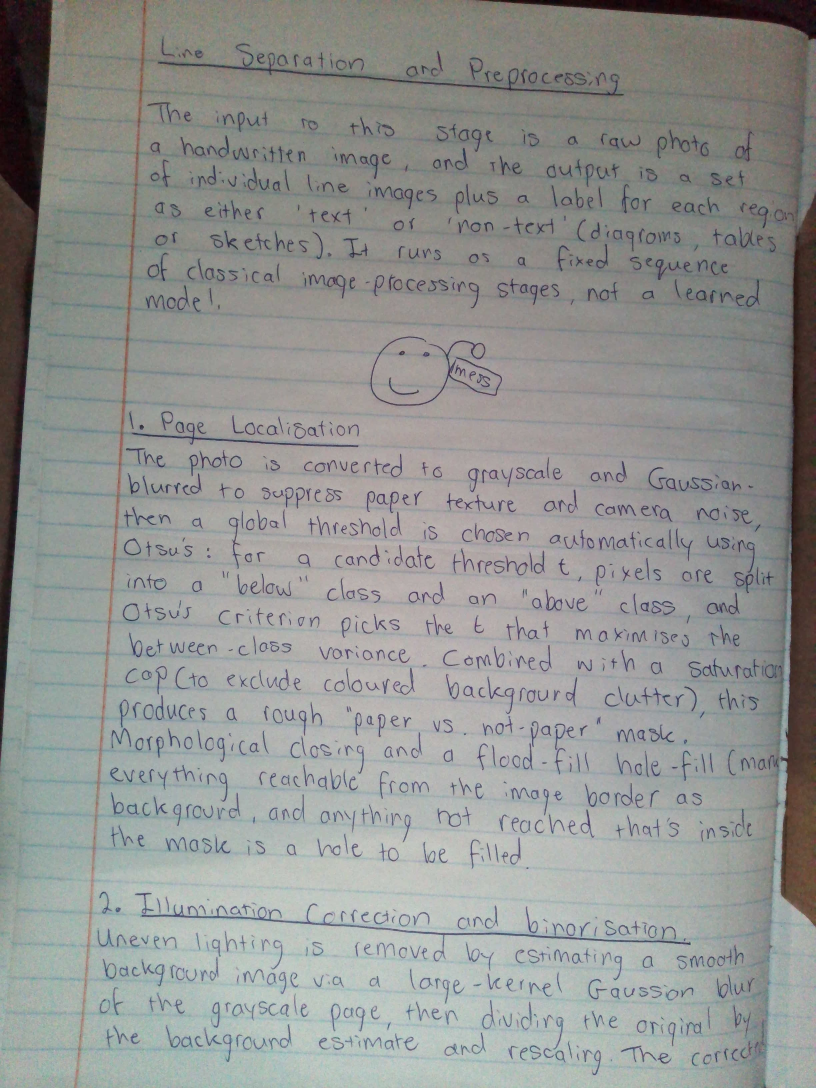
#> input picture Software/CNN/MyHandwriting/pages/page1.jpg, 2448 x 3264 px (shown at 1/3 size)
$ python -i ExtractIAMLines.py   (imports and definitions only)
#> lines starting #> are read from the running program, lines starting #| are printed output that depends on the picture; after the words box and inside, x2 and y2 are one past the last pixel; in counts of white or black regions, pixels touching at a corner belong together
### Software/CleanPipeline/MyImage.py
#u23539195 Dylan Braune.  my own image geometry code, written for this
#project.  this is NOT a library, every function here is hand written
#
#why this file exists
#reading and writing png files is file i/o and stays with pil, but every
#operation that CHANGES pixel values is part of the design.  resizing a crop,
#rotating a page level, warping a training image, blurring a stroke and
#drawing the synthesised ink are all things the networks are then judged on,
#so they are written here instead of called from a library
#
#why not just take the nearest source pixel when resizing
#line crops are nearly always SHRUNK on the way to the 64x640 classifier
#input, a crop is about 130 px tall.  point sampling a shrink skips whole
#rows, so a one pixel pen stroke that falls between two sample positions
#vanishes and thin strokes break up.  the fix is standard, the filter must
#get WIDER as the image gets smaller so every input pixel lands in some
#output window.  that is what filterScale does below, it turns the filter
#into an area average when shrinking and plain linear interpolation when
#growing
import numpy as np


#--- shared bilinear sampler ---------------------------------------------
#takes a float source position per output pixel and reads the source with
#bilinear interpolation.  used by Rotate and Warp so the sampling is written
#once and both cannot drift apart
#
#bilinear means blend the 4 pixels around the source point
#  top = p00*(1-fx) + p01*fx
#  bot = p10*(1-fx) + p11*fx
#  out = top*(1-fy) + bot*fy
#where fx fy are the fractional parts of the source position
#edge tells it what counts as "still on the image"
#  'area'   pixel i covers i-0.5 to i+0.5 so the image spans -0.5 to w-0.5
#           and a point at x = -0.3 still reads the edge pixel.  used by
#           Rotate, where the whole page is valid content and a half pixel
#           strip of fill along the top would be wrong
#  'centre' the point must land between the first and last pixel CENTRE.
#           used by Warp, where a shear pushes part of the canvas off the
#           image and that part must come back as fill, not as a smeared
#           copy of the last row
# [27 lines left out: functions _SampleBilinear, _AsInput, not called in this run]


#--- separable resampling -------------------------------------------------
#one output pixel is a weighted sum of a run of input pixels.  both axes use
#the same 1-d construction so the weights are built once per axis as an
#(outSize,inSize) matrix and applied with two matrix multiplies

#triangle or linear kernel, full weight at the centre falling to zero one
#filter width away.  w(t) = 1-|t| for |t|<1 else 0
def _Triangle(t):
    a = np.abs(t)
    return np.where(a<1.0,1.0-a,0.0)


#box kernel, equal weight across the window and zero outside.  cheaper and
#sharper than the triangle when halving by an exact integer factor
def _Box(t):
    return np.where(np.abs(t)<=0.5,1.0,0.0)


_KERNELS = {'linear': (_Triangle,1.0), 'box': (_Box,0.5)}


#weights mapping inSize input samples to outSize output samples.
#centre of output pixel i sits at (i+0.5)*scale in input coordinates, and
#the window round it is `support` wide.  support is widened by the reduction
#factor so a shrink averages instead of skipping
def _ResampleWeights(inSize,outSize,kernel):
    fn,support = _KERNELS[kernel]
    scale = inSize/float(outSize)
    #only widen when shrinking, scale>1 means shrinking
    filterScale = max(1.0,scale)
    support = support*filterScale
    centres = (np.arange(outSize)+0.5)*scale
    #widest window any output pixel needs, so all the weights fit one array
    half = int(np.ceil(support))+1
    offs = np.arange(-half,half+1)
    cols = np.floor(centres)[:,None]+offs[None,:]
    #distance from the window centre measured in filter widths
    t = (cols+0.5-centres[:,None])/filterScale
    w = fn(t)
    #clamp to the edge instead of letting the window run off the image.  an
    #edge pixel's weight is folded onto the nearest real column which keeps
    #each row summing to 1 and stops a dark border appearing on a padded crop
    colsClamped = np.clip(cols,0,inSize-1).astype(np.int64)
    out = np.zeros((outSize,inSize),np.float64)
    #add.at because several offsets can clamp onto the SAME column at an
    #edge and their weights must add up, a plain assignment would keep only
    #the last one and darken the border
    np.add.at(out,(np.repeat(np.arange(outSize),cols.shape[1]),
                   colsClamped.ravel()),w.ravel())
    tot = out.sum(axis=1,keepdims=True)
    return out/np.where(tot>0,tot,1.0)


#resample a 2-d (H,W) or 3-d (H,W,C) array to (newH,newW).
#kernel 'linear' for general scaling, 'box' for an exact integer shrink
def Resize(arr,newW,newH,kernel='linear'):
    a = np.asarray(arr)
    newW,newH = max(1,int(newW)),max(1,int(newH))
    h,w = a.shape[0],a.shape[1]
    if h==newH and w==newW:
        return a.copy()
    #nearest just picks the closest source pixel, no blending.  needed where
    #the values are LABELS and not brightness: the ownership map holds a
    #line index per pixel, and averaging index 3 and index 4 would give 3.5
    #which is a line that does not exist
    if kernel=='nearest':
        srcY = np.clip(((np.arange(newH)+0.5)*(h/float(newH))).astype(np.int64),0,h-1)
        srcX = np.clip(((np.arange(newW)+0.5)*(w/float(newW))).astype(np.int64),0,w-1)
        return a[srcY[:,None],srcX[None,:]]
    f = a.astype(np.float64)
    #rows first then columns, the two passes are independent so the order
    #does not matter to the result
    if newH!=h:
        f = np.tensordot(_ResampleWeights(h,newH,kernel),f,axes=([1],[0]))
    if newW!=w:
        f = np.tensordot(f,_ResampleWeights(w,newW,kernel).T,
                         axes=([1],[0]) if f.ndim==2 else ([1],[0]))
        if f.ndim==3:
            #tensordot leaves the width axis at the end for a 3-d array so
            #put it back in the middle, shape goes (H,C,W) -> (H,W,C)
            f = np.moveaxis(f,-1,1)
    if np.issubdtype(a.dtype,np.integer):
        info = np.iinfo(a.dtype)
        return np.clip(np.rint(f),info.min,info.max).astype(a.dtype)
    return f.astype(a.dtype)


#halve both axes by exact box averaging, which is what the page reduction
#wants.  kept separate from Resize only so the call site reads clearly
def Halve(arr):
    a = np.asarray(arr)
    return Resize(a,a.shape[1]//2,a.shape[0]//2,'box')


#--- fixed canvas fit -----------------------------------------------------
#scales a line crop by ONE factor on both axes, never squashed unevenly
#because that distorts stroke proportions, then lays it on a padded canvas
#left aligned and vertically centred.  this is the exact geometry every
#classifier in this project was trained with so it must not change
# [160 lines left out: functions FitFixedCanvas, Rotate, Warp, Blur, DrawPolyline, not called in this run]

### Software/CleanPipeline/ExtractIAMLines.py
#segments a scanned IAM sentence-database page into per-line crops. real
#per-line labels always come from ReadLabelLines's hand-verified transcript,
#matched to crops by count -- also supports personal (non-IAM) ruled-paper
#pages via isDataset=False, which skips the IAM-specific header/footer
#detection and switches to a periodicity-based line splitter instead of a
#blank-gap one
import os
import glob
import re
import numpy as np
import MyImage
from PIL import Image,ImageDraw
from scipy.signal import find_peaks


#otsu's method: the threshold that maximises between-class variance
def OtsuThreshold(grayImg):
    hist,_ = np.histogram(grayImg,bins=256,range=(0,256))
    total = grayImg.size
    currentMax,bestThresh,sumB,sum1,wB = 0,0,0,np.dot(np.arange(256),hist),0

    for t in range(256):
        wB+=hist[t]
        if wB==0: continue
        wF = total-wB
        if wF==0: break
        sumB+=t*hist[t]
        mB = sumB/wB
        mF = (sum1-sumB)/wF
        varBetween = wB*wF*((mB-mF)**2)
        if varBetween>currentMax:
            currentMax = varBetween
            bestThresh = t

    return (grayImg<bestThresh).astype(np.uint8)*255


#small helper for detecting straight printed divider lines
def LongestRun(boolRow):
    inkCols = np.where(boolRow)[0]
    if len(inkCols)==0:
        return 0
    gaps = np.where(np.diff(inkCols)>1)[0]
    starts = np.concatenate(([0],gaps+1))
    ends = np.concatenate((gaps,[len(inkCols)-1]))
    return int(np.max(inkCols[ends]-inkCols[starts]+1))


#groups nearby row indices (within maxGap) into single cluster centres
def ClusterRows(rows,maxGap=5):
    if not rows:
        return []

    clusters,currGroup = [],[rows[0]]
    for i in range(1,len(rows)):
        if rows[i]<=rows[i-1]+maxGap:
            currGroup.append(rows[i])
        else:
            clusters.append(int(np.mean(currGroup)))
            currGroup = [rows[i]]
    clusters.append(int(np.mean(currGroup)))
    return clusters


#rows containing a long, mostly-solid horizontal run: printed rule lines,
#using raw grayscale (less noisy than the binary mask) when available
def FindRuleLineClusters(binaryImg,rawGrayscaleArray=None):
    h,w = binaryImg.shape
    ruleRows = []

    lineSource = rawGrayscaleArray if rawGrayscaleArray is not None else binaryImg
    for r in range(h):
        if rawGrayscaleArray is not None:
            row = lineSource[r,:]<225
        else:
            row = lineSource[r,:]>0

        if not np.any(row): continue
        if LongestRun(row)>w*0.25 and np.sum(row)>w*0.10:
            ruleRows.append(r)

    if not ruleRows:
        return []

    return ClusterRows(ruleRows,maxGap=8)


#finds the handwriting region's top/bottom rule lines: the lowest detected
#rule in the upper part of the page and the highest one in the lower part,
#with a fixed-percentage guess if no rule is found there
def DetectPageBounds(binaryImg,rawGrayscaleArray=None):
    h,_w = binaryImg.shape
    clusters = FindRuleLineClusters(binaryImg,rawGrayscaleArray)

    topCandidates = [c for c in clusters if h*0.12<c<h*0.40]
    botCandidates = [c for c in clusters if h*0.55<c<h*0.92]

    topY = topCandidates[-1]+8 if topCandidates else int(h*0.12)
    botY = botCandidates[0]-8 if botCandidates else int(h*0.80)
    return topY,botY


#reads a page's per-line hand-verified transcript. labelPath defaults to
#the image's own "<stem>_labels.txt" sibling; pass it explicitly for a
#dataset that keeps images/labels in separate Pages/Labels folders
# [11 lines left out: function ReadLabelLines, not called in this run]


#blanks out any long straight printed rule left inside the writing region
def RemoveStraightFormLines(hwRegion):
    cleaned = hwRegion.copy()
    regionH,regionW = cleaned.shape

    for r in range(regionH):
        row = cleaned[r,:]>0
        if LongestRun(row)>regionW*0.25 and np.sum(row)>regionW*0.10:
            cleaned[max(0,r-2):min(regionH,r+3),:] = 0

    return cleaned


#merges a tiny detected "line" (descender tail, stray mark -- reliably
#distinguishable from a real line by height alone) into its closer neighbor
def MergeUndersizedFragments(lines,minRelativeHeight=0.4):
    if len(lines)<=1:
        return lines

    heights = [e-s for s,e in lines]
    medianHeight = sorted(heights)[len(heights)//2]
    threshold = medianHeight*minRelativeHeight

    merged = list(lines)
    changed = True
    while changed and len(merged)>1:
        changed = False
        for i,(s,e) in enumerate(merged):
            if (e-s)>=threshold:
                continue
            if i==0:
                neighbor = 1
            elif i==len(merged)-1:
                neighbor = i-1
            else:
                gapPrev = merged[i][0]-merged[i-1][1]
                gapNext = merged[i+1][0]-merged[i][1]
                neighbor = i-1 if gapPrev<=gapNext else i+1

            lo,hi = min(i,neighbor),max(i,neighbor)
            combined = (min(merged[lo][0],merged[hi][0]),max(merged[lo][1],merged[hi][1]))
            merged = merged[:lo]+[combined]+merged[hi+1:]
            changed = True
            break

    return merged


#merges the cheapest-gap pair of lines down to expectedLineCount, or
#splits the tallest line (at its thinnest-ink row) up to it
def MergeOrSplitToExpectedLineCount(lines,rowInkCount,expectedLineCount):
    if expectedLineCount is None or expectedLineCount<=0 or len(lines)==0:
        return lines

    adjusted = list(lines)

    while len(adjusted)>expectedLineCount:
        gapScores = []
        for i in range(len(adjusted)-1):
            prevS,prevE = adjusted[i]
            currS,currE = adjusted[i+1]
            gap = currS-prevE
            gapInk = np.mean(rowInkCount[prevE:currS]) if currS>prevE else 0
            gapScores.append((gap+gapInk,i))

        _,mergeIdx = min(gapScores)
        adjusted[mergeIdx] = (adjusted[mergeIdx][0],adjusted[mergeIdx+1][1])
        del adjusted[mergeIdx+1]

    while len(adjusted)<expectedLineCount:
        splittable = [(e-s,i,s,e) for i,(s,e) in enumerate(adjusted) if (e-s)>=42]
        if not splittable:
            break

        _,splitIdx,s,e = max(splittable)
        lo,hi = s+18,e-18
        if hi>lo:
            splitY = lo+int(np.argmin(rowInkCount[lo:hi]))
        else:
            splitY = (s+e)//2
        adjusted[splitIdx:splitIdx+1] = [(s,splitY),(splitY,e)]

    return adjusted


#estimates the dominant line-to-line spacing via autocorrelation of the
#smoothed row-ink profile, for the periodicity-based splitter below
# [40 lines left out: functions EstimateLinePitch, SplitLinesByPeriodicity, not called in this run]


#full page-to-line-crops pipeline, the main entry point for this file.
#isDataset=True (default) assumes the IAM form layout (printed prompt box
#bounded by rule lines, so the writing region is fenced by them);
#isDataset=False is for a personal non-IAM page (no printed prompt box) --
#skips that header/footer detection entirely (it actively misfires on
#ordinary ruled paper) and uses almost the whole page, splitting lines by
#periodicity instead. per-line label text comes from labelLines, the
#hand-verified transcript, matched to the detected crops by index
def ExtractLinePatches(imgPath,targetHeight=32,maxWidth=1024,expectedLineCount=None,labelLines=None,
                        isDataset=True):
#> called with imgPath = '../CNN/MyHandwriting/pages/page1.jpg', targetHeight = 32, maxWidth = 1024, isDataset = True
    rawImage = Image.open(imgPath)
#> rawImage is the input picture: PIL image 2448x3264 RGB; mean R, G, B 146.2, 148.1, 145.7
    RawGrayscaleArray = np.array(rawImage.convert('L'))
    h,w = RawGrayscaleArray.shape

    BinaryInvertedImage = OtsuThreshold(RawGrayscaleArray)
#> in OtsuThreshold, `hist,_ = np.histogram(grayImg,bins=256,range=(0,256))`: hist = 256 values, max 158267 at index 139, min 0 at index 0, mean 31212
#> in OtsuThreshold, `currentMax,bestThresh,sumB,sum1,wB = 0,0,0,np.dot(np.arange(256),hist),0`: currentMax = 0; sum1 = 1176593724; wB = 0
#> the loop in OtsuThreshold, `for t in range(256):` made 234 passes
#> (wB, wF, sumB, mB, mF, currentMax) on passes 4 to 11: (12, 7990260, 36, 3, 147.3, 2e+12), (68, 7990204, 260, 3.82, 147.3, 1.12e+13), (186, 7990086, 850, 4.57, 147.3, 3.03e+13), (373, 7989899, 1972, 5.29, 147.3, 6.01e+13), (802, 7989470, 4975, 6.2, 147.3, 1.28e+14), (1407, 7988865, 9815, 6.98, 147.3, 2.21e+14), (3043, 7987229, 24539, 8.06, 147.3, 4.71e+14), (5021, 7985251, 44319, 8.83, 147.3, 7.69e+14)
#> after the loop in OtsuThreshold, `for t in range(256):`: bestThresh = 111; currentMax = 4.58e+16; sumB = 1176593491; wB = 7990272
#> in OtsuThreshold, `return (grayImg<bestThresh).astype(np.uint8)*255`:
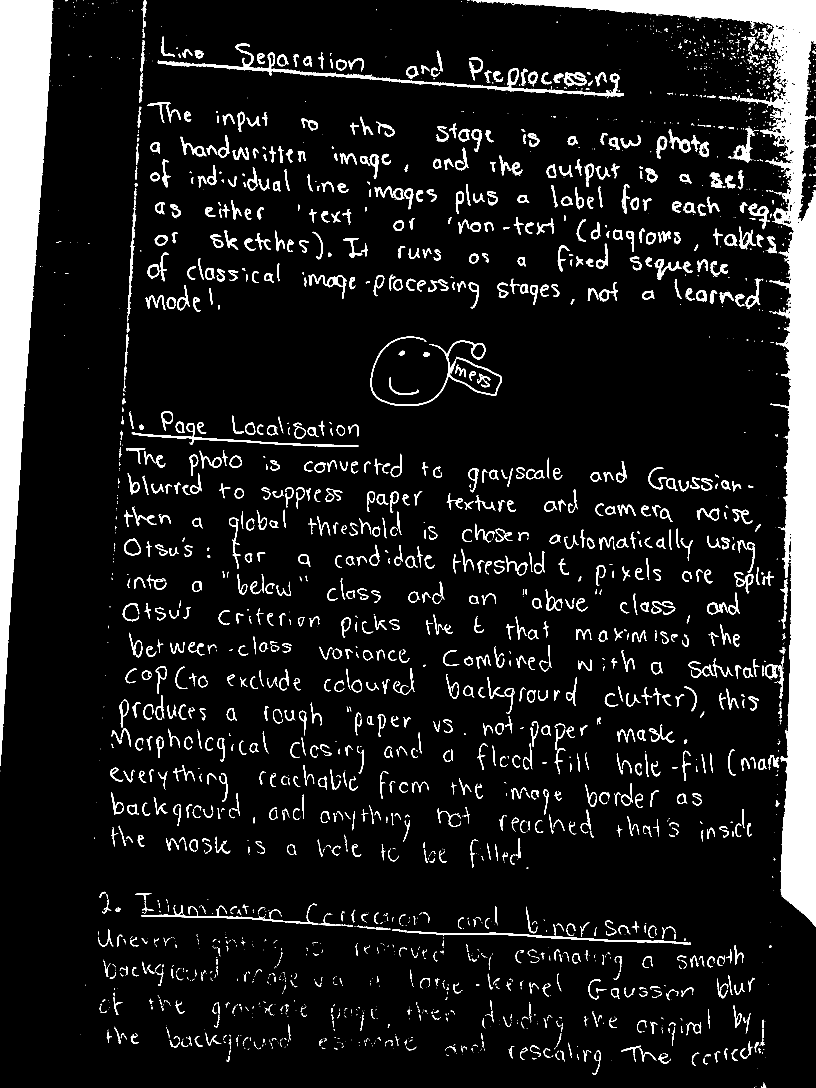
#> returned value: shape (3264, 2448) (shown at 1/3 size); 9.7% white; 3390 white regions (2016 under 20 px), largest, box (x1, y1, x2, y2) and area: (1418, 0, 2448, 2780) 264196, (0, 0, 160, 2298) 183997, (473, 130, 1872, 295) 13039

    if not isDataset:
        #no IAM-style printed prompt box to bound against -- use almost the
        #whole page, trimming a small margin for scan/photo edge artifacts
        margin = int(h*0.01)
        topY,botY = margin,h-margin
    else:
        topY,botY = DetectPageBounds(BinaryInvertedImage,RawGrayscaleArray)
#> the loop in FindRuleLineClusters, `for r in range(h):` made 3264 passes
#> (starts in LongestRun, ends in LongestRun) on pass 1: ([0], [2447])

    #handwriting extraction starts this many px below topY, a hard buffer
    #so a rule-line detection off by a few px can't pull header pixels into
    #a line crop (at the negligible cost of a sliver off the true first line)
    HANDWRITING_TOP_MARGIN = 15
    handwritingStartY = min(botY,topY+HANDWRITING_TOP_MARGIN)

    hwRegion = BinaryInvertedImage[handwritingStartY:botY,:].copy()
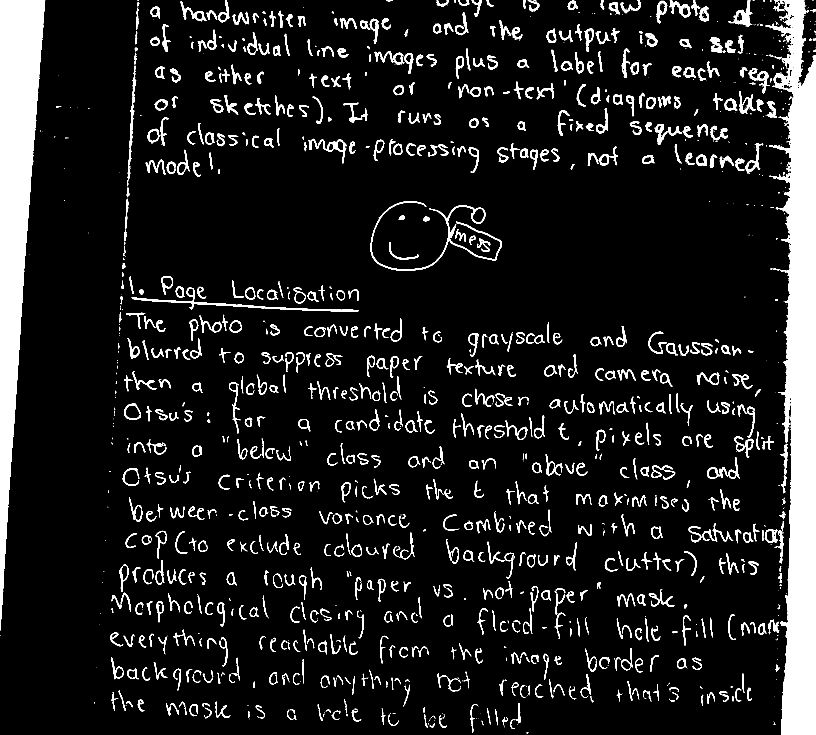
#> hwRegion: shape (2205, 2448) (shown at 1/3 size); 10.3% white; 1626 white regions (694 under 20 px), largest, box (x1, y1, x2, y2) and area: (2296, 0, 2448, 2205) 180126, (0, 0, 136, 1892) 123837, (1111, 603, 1506, 811) 5320
    regionH,regionW = hwRegion.shape

    hwRegion = RemoveStraightFormLines(hwRegion)

    #mask left vertical margin lines and edge artifacts
    colInkHeights = np.sum(hwRegion>0,axis=0)
    vertLineCols = np.where(colInkHeights>regionH*0.40)[0]
    hwRegion[:,vertLineCols] = 0
    hwRegion[:,:int(w*0.07)] = 0
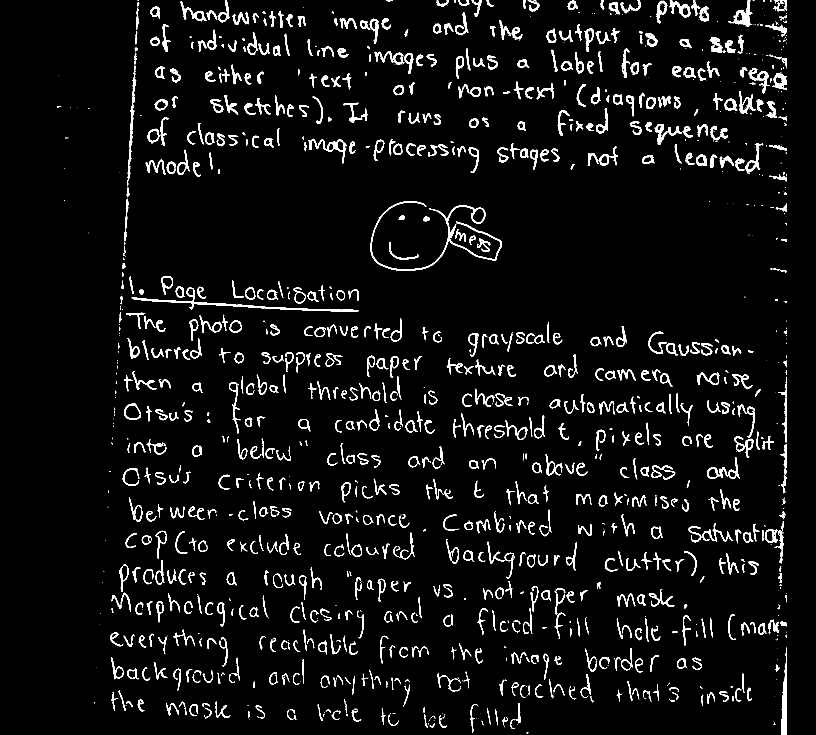
#> hwRegion: shape (2205, 2448) (shown at 1/3 size); 4.8% white; 1609 white regions (665 under 20 px), largest, box (x1, y1, x2, y2) and area: (1111, 603, 1506, 811) 5320, (395, 863, 1075, 935) 3968, (2343, 1942, 2360, 2205) 2475
    hwRegion[:,int(w*0.97):] = 0

    rowInkCount = np.sum(hwRegion>0,axis=1)

    if not isDataset:
        #densely-written page -- periodicity splitter, blank rows aren't safe to assume
        mergedLines = SplitLinesByPeriodicity(hwRegion)
        mergedLines = MergeUndersizedFragments(mergedLines)
    else:
        hasInk = rowInkCount>max(10,int(w*0.006))

        pad1D = np.pad(hasInk,(3,3),mode='constant')
        smoothedInk = np.zeros_like(hasInk)
        for dy in range(7):
            smoothedInk = np.logical_or(smoothedInk,pad1D[dy:dy+len(hasInk)])

        diff = np.diff(np.concatenate(([0],smoothedInk.astype(np.int8),[0])))
        lineStarts,lineEnds = np.where(diff==1)[0],np.where(diff==-1)[0]

        rawLines = [(s,e) for s,e in zip(lineStarts,lineEnds) if (e-s)>=8]

        #merge descender fragments ('y','p','g')
        mergedLines = []
        for line in rawLines:
            if not mergedLines:
                mergedLines.append(line)
            else:
                prevS,prevE = mergedLines[-1]
                currS,currE = line
                if (currS-prevE)<18:
                    mergedLines[-1] = (prevS,currE)
                else:
                    mergedLines.append(line)
#> this loop made 6 passes
#> line on passes 1 to 6: (0, 543), (578, 586), (601, 784), (786, 816), (825, 839), (840, 2205)
#> (the rest of the program and of its run is left out)
